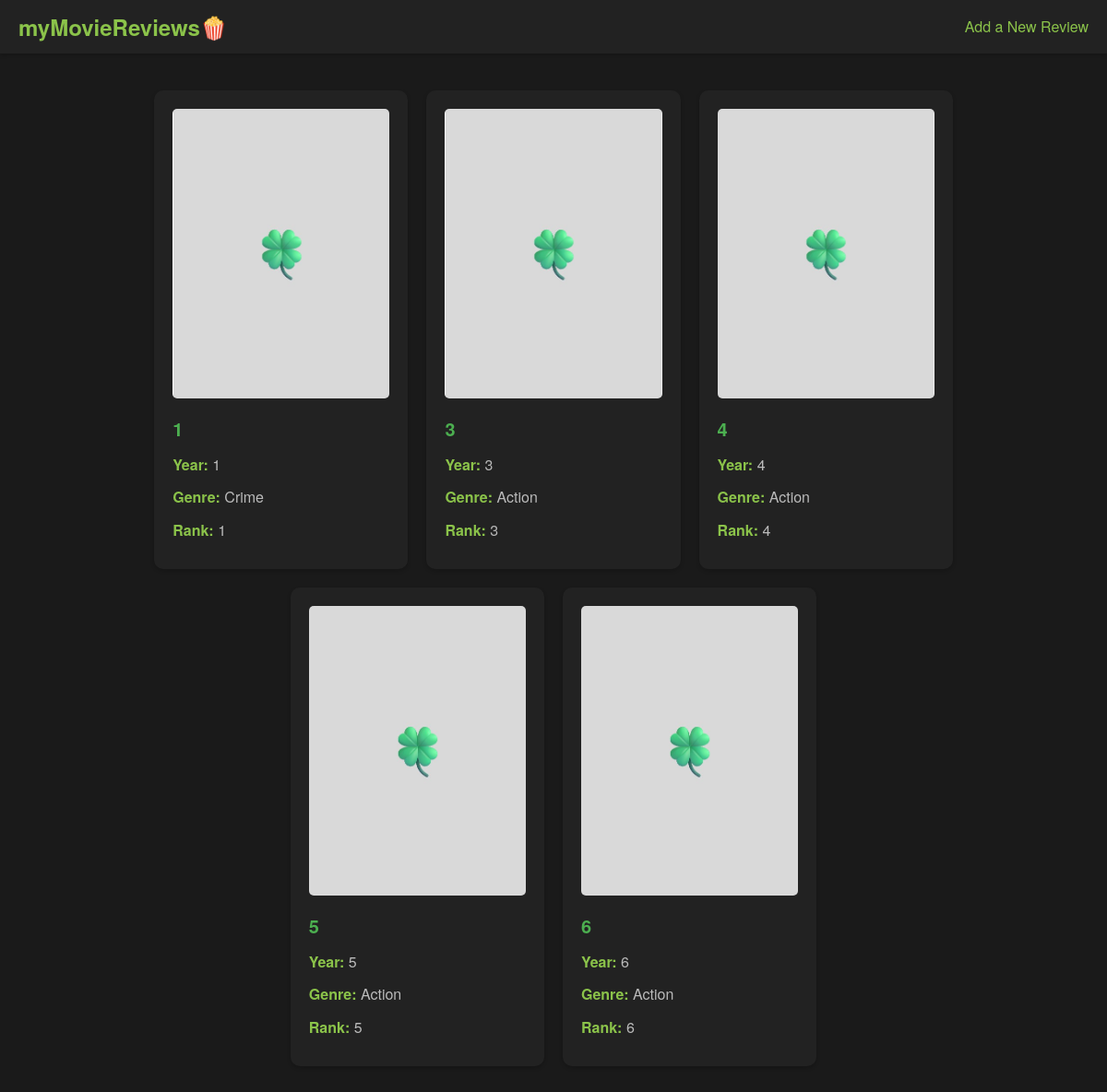
The page /reviews/ on the database as committed earlier.
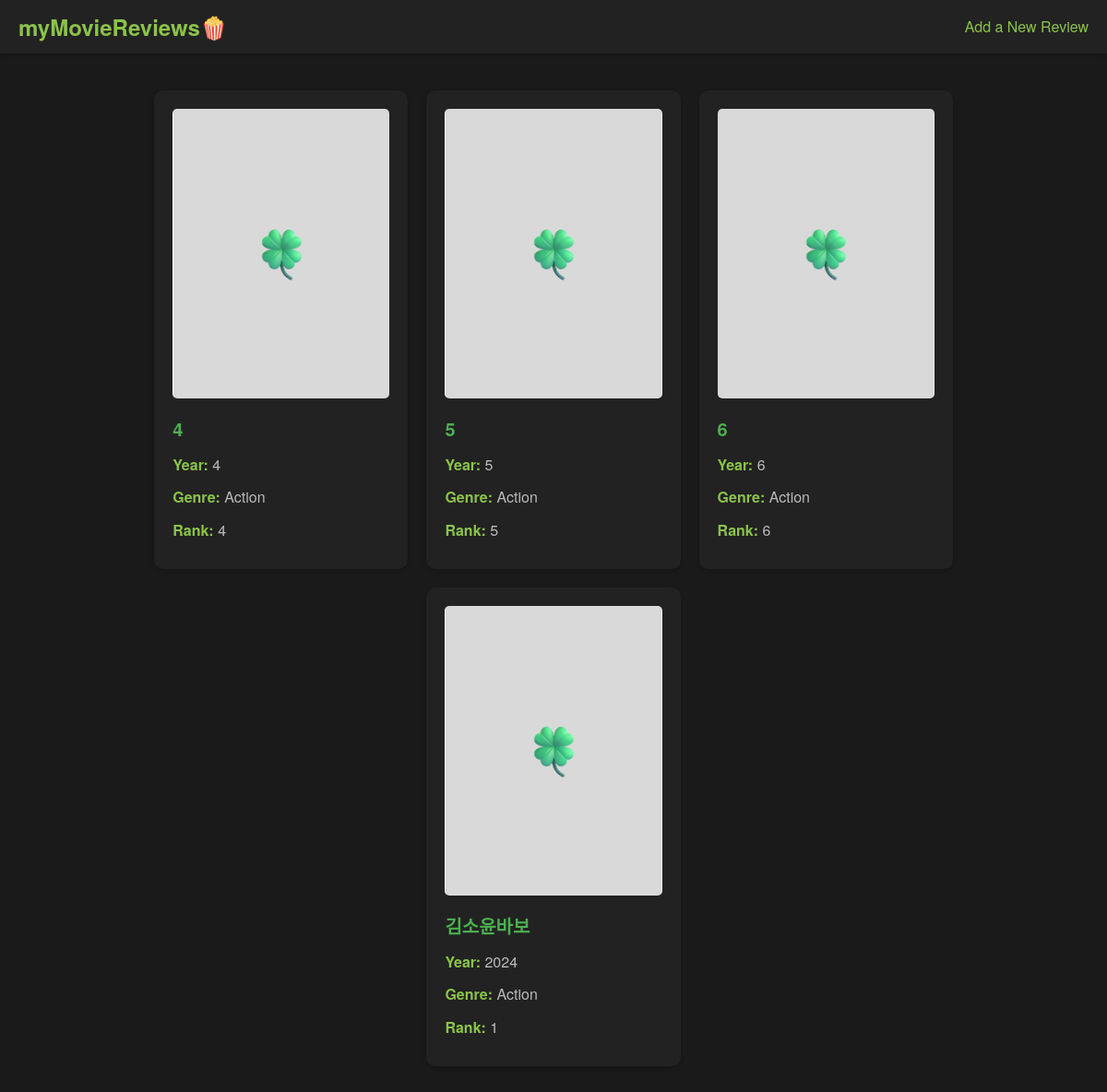
The same page on the database as committed later.
### reviews/models.py (models this page shows, shortened)
class Reviews(models.Model):
    genre_choices = [
        ('Action', 'Action'),
        ('Adventure', 'Adventure'),
        ('Animation', 'Animation'),
        ('Comedy', 'Comedy'),
        ('Crime', 'Crime'),
        ('Documentary', 'Documentary'),
        ('Drama', 'Drama'),
        ('Family', 'Family'),
        ('Fantasy', 'Fantasy'),
        ('Horror', 'Horror'),
        ('Musical', 'Musical'),
        ('Romance', 'Romance'),
        ('SF', 'SF'),
        ('Sport', 'Sport'),
        ('Thriller', 'Thriller'),
    ]
    title = models.CharField(max_length=100)
    year = models.PositiveIntegerField()
    genre = models.CharField(max_length=50, choices=genre_choices)
    rank = models.PositiveIntegerField()
    director = models.CharField(max_length=50)
    actor = models.CharField(max_length=100)
    running_time = models.PositiveIntegerField()
    content = models.TextField()
    image = models.ImageField(upload_to='reviews_images/', blank=True, null=True)

### reviews/views.py (the view)
# urls.py: path('', review_list),
def review_list(request):
    reviews = Reviews.objects.all()
    for review in reviews:
        review.running_time_hours = review.running_time // 60
        review.running_time_minutes = review.running_time % 60
    context = {
        "reviews": reviews
    }
    return render(request, 'review_list.html', context)

### templates/review_list.html (shortened to what this page needs)
{% load static %}
<!DOCTYPE html>
<html lang="en">
<head>
    <link rel="stylesheet" href="{% static 'css/common.css' %}">
    <link rel="stylesheet" href="{% static 'css/review_list.css' %}">
</head>
<body>
    <header>
        <h1><a href="/reviews/">myMovieReviews🍿</a></h1>
        <a href="/reviews/create/">Add a New Review</a>
    </header>
    {% if reviews %}
        <div class="review_container">
            {% for review in reviews %}
            <div class="review_item">
                <div class="image_box">
                    {% if review.image %}
                    <img src="{{ review.image.url }}" alt="{{ review.title }}">
                    {% else %}
                    <img src="{% static 'images/default_image.jpg' %}" alt="Default Image">
                    {% endif %}
                </div>
                <h2><a href="/reviews/{{ review.id }}/">{{ review.title }}</a></h2>
                <p><strong>Year:</strong> {{ review.year }}</p>
                <p><strong>Genre:</strong> {{ review.genre }}</p>
                <p><strong>Rank:</strong> {{ review.rank }}</p>
            </div>
            {% endfor %}
        </div>
    {% else %}
        <p>No reviews available.</p>
    {% endif %}
</body>
</html>

Rows that differ between the two databases and show on the page:
removed Reviews: title "1", year "1", genre "Crime", rank "1"
removed Reviews: title "3", year "3", genre "Action", rank "3"
added Reviews: title "김소윤바보", year "2024", genre "Action", rank "1"
